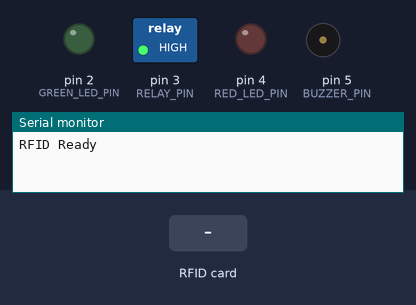
The sketch below on a simulated Arduino Uno, built with avr-gcc and run on an emulated ATmega328P. Parts: switched loads named in the sketch (green lamp = pin HIGH), output pins drawn as LEDs (lit = HIGH), buzzer (waves = sounding), the last lines printed to the serial monitor. The test bench sets the inputs (shaded band). Pins used as bus, display or sensor lines are not drawn. At 4.6 s the program stops and its outputs stay as they are.

Above: at 1.2 s.
1.3 s: RFID card 49 34 95 0F held to the reader
At 1.42 s:
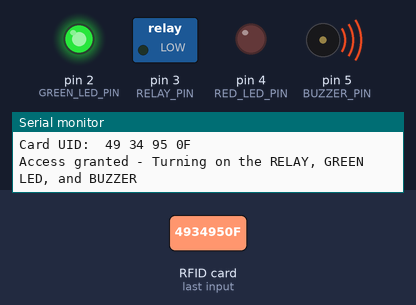
At 2.5 s:
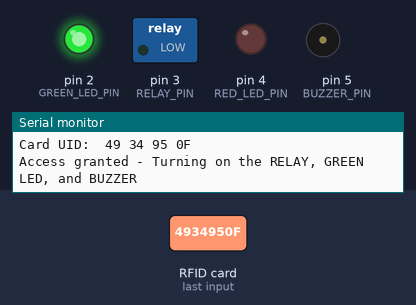
Timing chart, 0 to 5.8 s (numbered marks = the images above; inputs shaded):
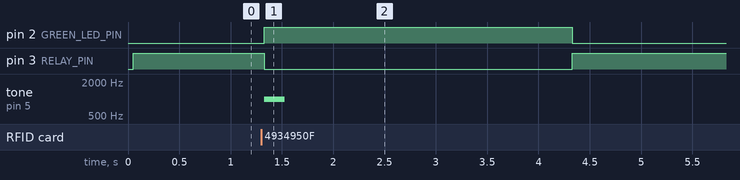

The sketch:

rfid_cupboard.ino
```cpp
#include <SPI.h>
#include <MFRC522.h>

#define RST_PIN 9
#define SS_PIN 10
#define RELAY_PIN 3
#define GREEN_LED_PIN 2
#define RED_LED_PIN 4
#define BUZZER_PIN 5

MFRC522 mfrc522(SS_PIN, RST_PIN);

// Define the desired RFID card UID
byte desiredUID[] = {0x49, 0x34, 0x95, 0x0F};

void setup() {
  Serial.begin(9600);
  SPI.begin();
  mfrc522.PCD_Init();

  pinMode(RELAY_PIN, OUTPUT);
  pinMode(GREEN_LED_PIN, OUTPUT);
  pinMode(RED_LED_PIN, OUTPUT);
  pinMode(BUZZER_PIN, OUTPUT);

  resetComponents();  // Initialize components to initial states

  Serial.println("RFID Ready");
}

void loop() {
  if (mfrc522.PICC_IsNewCardPresent() && mfrc522.PICC_ReadCardSerial()) {
    Serial.print("Card UID: ");
    for (byte i = 0; i < mfrc522.uid.size; i++) {
      Serial.print(mfrc522.uid.uidByte[i] < 0x10 ? " 0" : " ");
      Serial.print(mfrc522.uid.uidByte[i], HEX);
    }

    if (compareUID(mfrc522.uid.uidByte, desiredUID, mfrc522.uid.size)) {
      Serial.println("\nAccess granted - Turning on the RELAY, GREEN LED, and BUZZER");

      digitalWrite(RELAY_PIN, LOW);  // Turn on the RELAY (lock position)
      digitalWrite(GREEN_LED_PIN, HIGH);  // Turn on the GREEN LED
      tone(BUZZER_PIN, 1000, 200);  // Play a sound for 200 milliseconds

      delay(3000);  // Keep the components on for 3 seconds

      digitalWrite(RELAY_PIN, HIGH);  // Turn off the RELAY (unlock position)
      digitalWrite(GREEN_LED_PIN, LOW);  // Turn off the GREEN LED
      noTone(BUZZER_PIN);  // Turn off the BUZZER

      Serial.println("Access complete");
      resetArduino();  // Reset the Arduino after each run
    } else {
      Serial.println("\nAccess denied - Turning on the RED LED and a different sound with the BUZZER");

      digitalWrite(RED_LED_PIN, HIGH);  // Turn on the RED LED
      tone(BUZZER_PIN, 2000, 1500);  // Play a different sound for 200 milliseconds

      delay(3000);  // Keep the RED LED and BUZZER on for 3 seconds

      digitalWrite(RED_LED_PIN, LOW);  // Turn off the RED LED
      noTone(BUZZER_PIN);  // Turn off the BUZZER

      Serial.println("Access denied");
      resetArduino();  // Reset the Arduino after each run
    }

    mfrc522.PICC_HaltA();
    delay(1000);  // Adjust the delay as needed
  }
}

bool compareUID(byte* UID1, byte* UID2, byte size) {
  for (byte i = 0; i < size; i++) {
    if (UID1[i] != UID2[i]) {
      return false;
    }
  }
  return true;
}

void resetComponents() {
  digitalWrite(RELAY_PIN, HIGH);
  digitalWrite(GREEN_LED_PIN, LOW);
  digitalWrite(RED_LED_PIN, LOW);
  noTone(BUZZER_PIN);
}

void resetArduino() {
  asm volatile ("  jmp 0");
}
```

Measured:
- after the input at 1.3 s, pin 2 (GREEN_LED_PIN): LOW → HIGH at once, → LOW 3.0 s later; pin 3 (RELAY_PIN): HIGH → LOW at once, → HIGH 3.0 s later; tone on pin 5 (BUZZER_PIN): silent → 1000 Hz at once, → silent 0.20 s later
